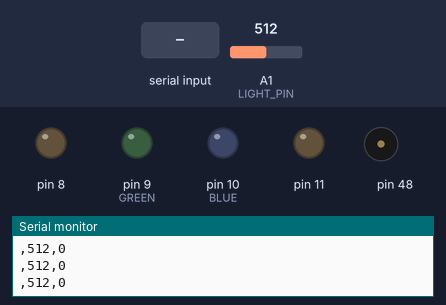
Simulated run of this sketch. Board: Arduino Uno, built with avr-gcc and run on an emulated ATmega328P. Shown: output pins drawn as LEDs (lit = HIGH), buzzer (waves = sounding), the last lines printed to the serial monitor. The inputs (shaded band) are chosen by the test bench; at power-on: A1 (LIGHT_PIN) = 512.

Above: at 1.2 s.
1.3 s: "Not Correct!\n" received over Serial
At 1.45 s:
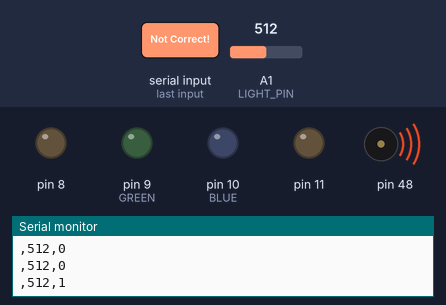
3.2 s: "Open_the_door\n" received over Serial
At 3.85 s:
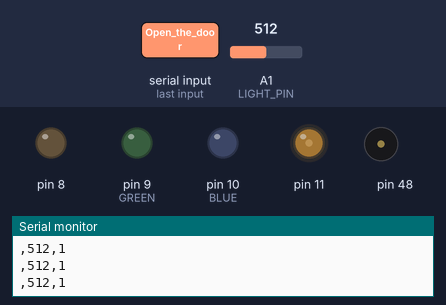
At 5.7 s:
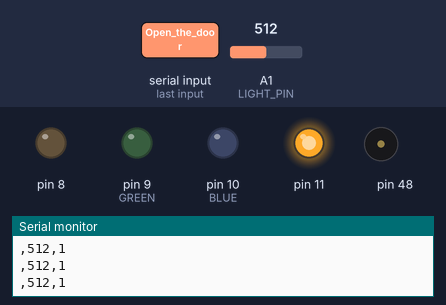
Timing chart, 0 to 11.7 s (numbered marks = the images above; inputs shaded):
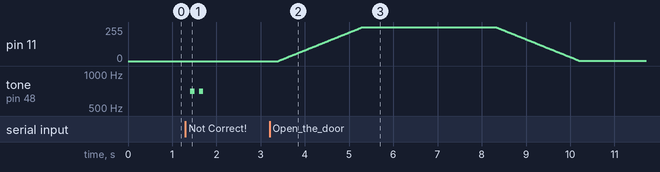

The sketch:

TCPIP_RFID_Project.ino
```cpp
#include <MFRC522v2.h>
#include <MFRC522DriverSPI.h>
#include <MFRC522DriverPinSimple.h>
#include <MFRC522Debug.h>

const uint8_t SERVO_PIN = 11U;
const uint8_t LIGHT_PIN = A1;
const uint8_t LIGHT_1 = 49U;
const uint8_t BUZZ_PIN = 48U;
enum RGBLED {
  RED = 8U,
  GREEN,  //자동 9번
  BLUE    //자동 10번
};

class MFRC522DriverPinSimple sda_pin(53);
class MFRC522DriverSPI driver {
  sda_pin
};
class MFRC522 mfrc522 {
  driver
};

bool card_touch = false;
bool transport = false;

bool led_auto = false;

bool light_auto_state = true;

uint8_t not_correct_count = 0;

void Led_Color(uint8_t r, uint8_t g, uint8_t b) {
  if (led_auto) {
    analogWrite(RED, r);
    analogWrite(GREEN, g);
    analogWrite(BLUE, b);
  }
}

void servo_open_close() {
  Led_Color(0, 100, 0);
  for (int i = 0; i <= 255; i += 2) {
    analogWrite(SERVO_PIN, i);
    delay(15UL);
  }
  delay(3000UL);
  for (int i = 255; i >= 0; i -= 2) {
    analogWrite(SERVO_PIN, i);
    delay(15UL);
  }
  Led_Color(0, 0, 0);
}

int light_1_auto() {
  uint16_t light_value{ analogRead(LIGHT_PIN) };
  if (light_auto_state && light_value >= 650) {
    digitalWrite(LIGHT_1, HIGH);
  } else
    digitalWrite(LIGHT_1, LOW);
  return light_value;
}

void siren() {
  if (not_correct_count < 5) {
    tone(BUZZ_PIN, 700);
    delay(100UL);
    digitalWrite(BUZZ_PIN, LOW);
    noTone(BUZZ_PIN);
    delay(100UL);
    tone(BUZZ_PIN, 700);
    delay(100UL);
    digitalWrite(BUZZ_PIN, LOW);
    noTone(BUZZ_PIN);
    delay(100UL);
  } else if (not_correct_count >= 5) {
    while (true) {
      const String in_siren_off = Serial.readStringUntil('\n');

      tone(BUZZ_PIN, 700);
      delay(400UL);
      digitalWrite(BUZZ_PIN, LOW);
      noTone(BUZZ_PIN);
      delay(50UL);

      if (in_siren_off.equals("Siren_Stop")) {
        not_correct_count = 0;
        break;
      }
    }
    Led_Color(0, 0, 0);
  }
}

void setup() {
  // put your setup code here, to run once:
  Serial.begin(115200UL);
  pinMode(SERVO_PIN, OUTPUT);
  pinMode(LIGHT_PIN, INPUT);
  pinMode(LIGHT_1, OUTPUT);
  pinMode(BUZZ_PIN, OUTPUT);

  pinMode(RED, OUTPUT);
  pinMode(GREEN, OUTPUT);
  pinMode(BLUE, OUTPUT);

  mfrc522.PCD_Init();  //초기화
  MFRC522Debug::PCD_DumpVersionToSerial(mfrc522, Serial);
}

void loop() {
  // put your main code here, to run repeatedly:
  uint16_t light_value = light_1_auto();
  String sending_UID = "";
  if (Serial.available()) {
    const String in_comming_data = Serial.readStringUntil('\n');
    if (in_comming_data.equals("Open_the_door")) {

      //문을 열으라는 명령이 내려왔을 때 활동할 코드
      card_touch = false;
      transport = false;
      not_correct_count = 0;
      servo_open_close();
    } else if (in_comming_data.equals("Add_card")) {
      //카드 등록 되었을 때 활동할 코드
      card_touch = false;
      transport = false;
      Led_Color(0, 0, 100);
    } else if (in_comming_data.equals("Not Correct!")) {
      //카드가 일치하지 않을 때 활동할 코드
      not_correct_count++;

      String sending_data1 = "," + String(light_value) + "," + String(not_correct_count);
      Serial.println(sending_data1);

      card_touch = false;
      transport = false;
      Led_Color(100, 0, 0);
      siren();
    } else if (in_comming_data.equals("Auto_Led_On")) {  //자동으로 켜지고 꺼지는 명령어
      led_auto = true;
    } else if (in_comming_data.equals("Auto_Led_Off")) {  //자동으로 실행시키지 않는 명령어
      Led_Color(0, 0, 0);
      led_auto = false;
    } else if (in_comming_data.equals("Led_Off")) {  //3초, 몇초 후 led꺼지는 명령 할때 쓰는 명령어
      Led_Color(0, 0, 0);
    } else if (in_comming_data.equals("Auto_Light_On_Off")) {
      light_auto_state ^= true;
    }
  }

  if (!mfrc522.PICC_IsNewCardPresent()) {
    const String sending_data = sending_UID + "," + String(light_value) + "," + String(not_correct_count);
    Serial.println(sending_data);
    delay(200UL);
    return;
  }
  if (!mfrc522.PICC_ReadCardSerial()) return;


  if (!transport) {
    for (byte i = 0; i < mfrc522.uid.size; i++)
      sending_UID += String(mfrc522.uid.uidByte[i], HEX);

    const String sending_data = sending_UID + "," + String(light_value) + "," + String(not_correct_count);
    Serial.println(sending_data);
    transport = true;
  }
  delay(1000UL);
}
```

Measured:
- after the input at 1.3 s, tone on pin 48: alternates 700 Hz for 0.10 s and silent for 0.10 s, 4 changes in all, then stays silent, starting after 0.11 s
- after the input at 3.2 s, pin 11: rises from 0/255 to 255/255 in 4.9 s, then falls to 1/255 in 1.9 s
